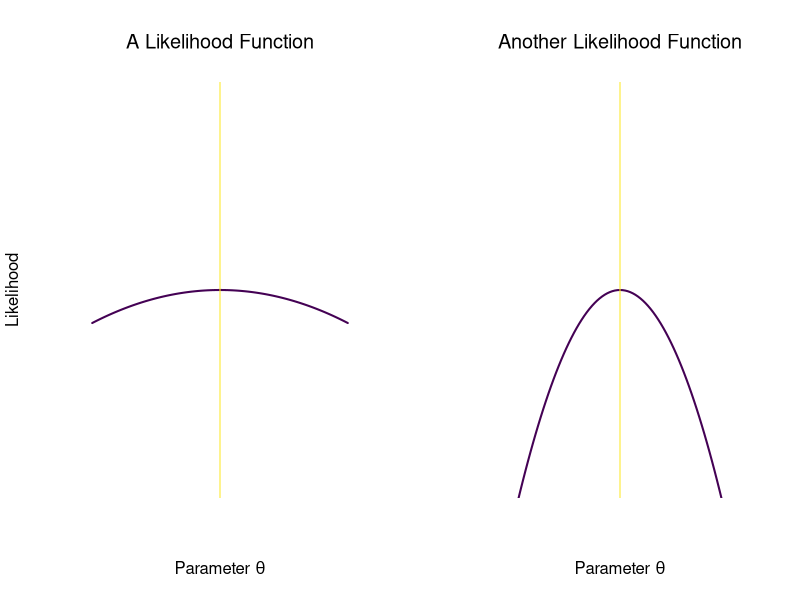
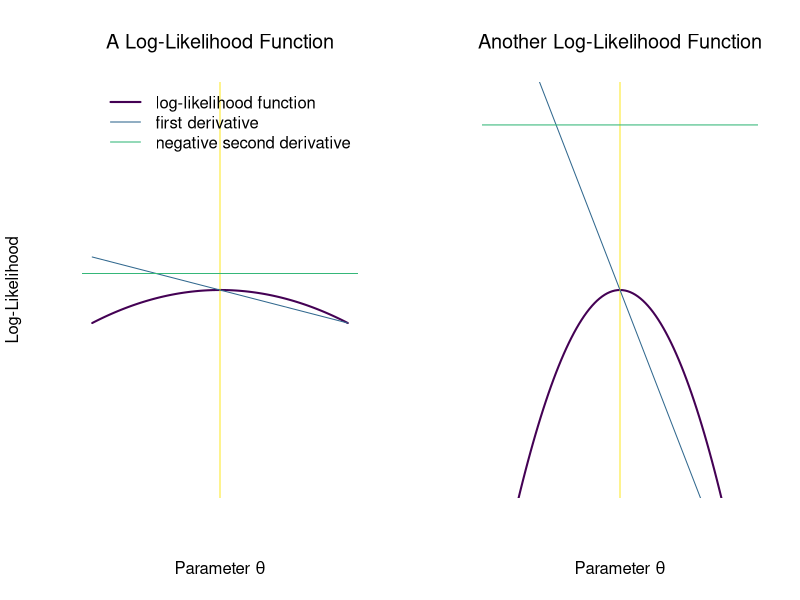
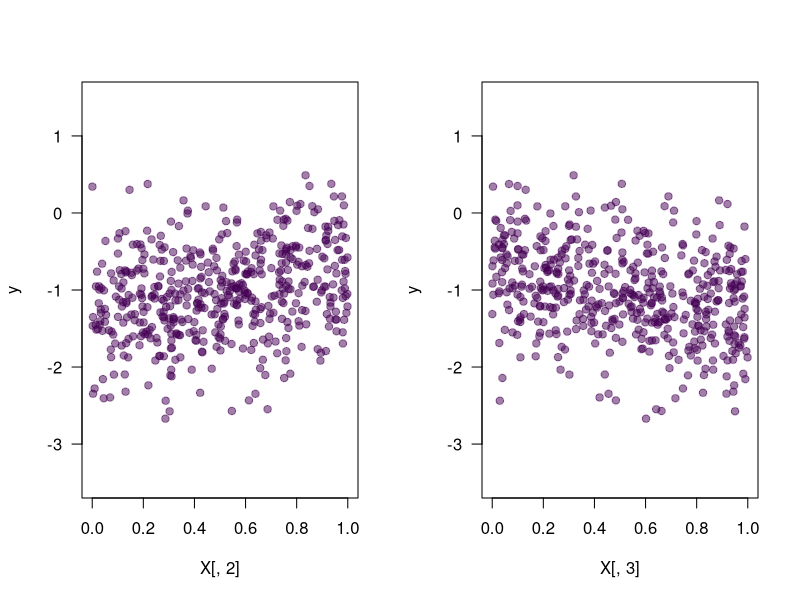
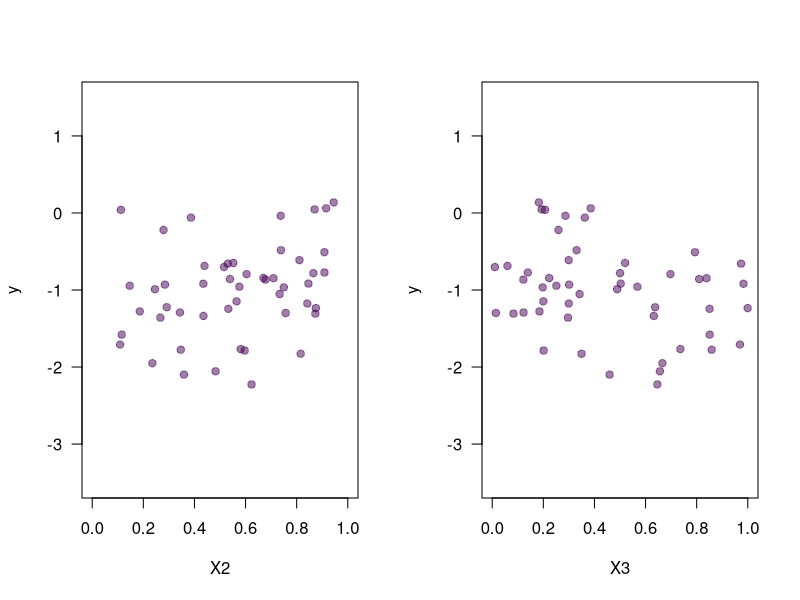
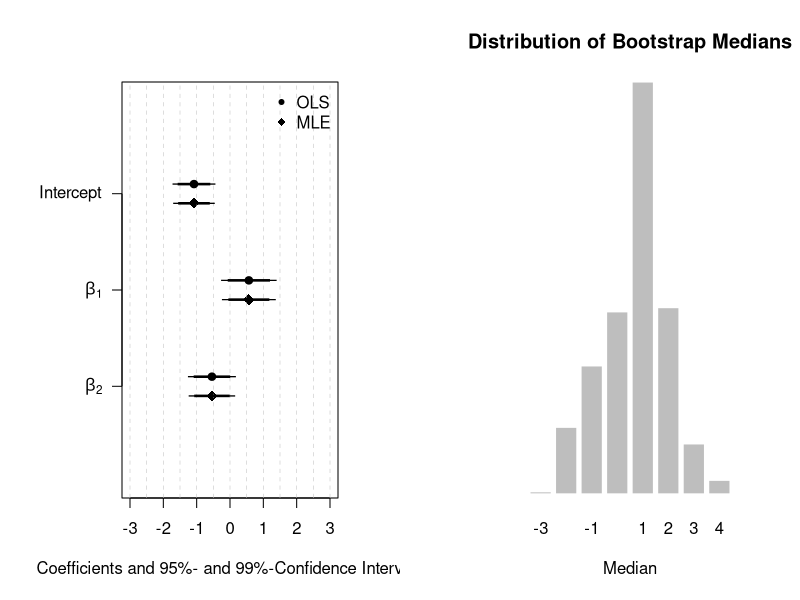
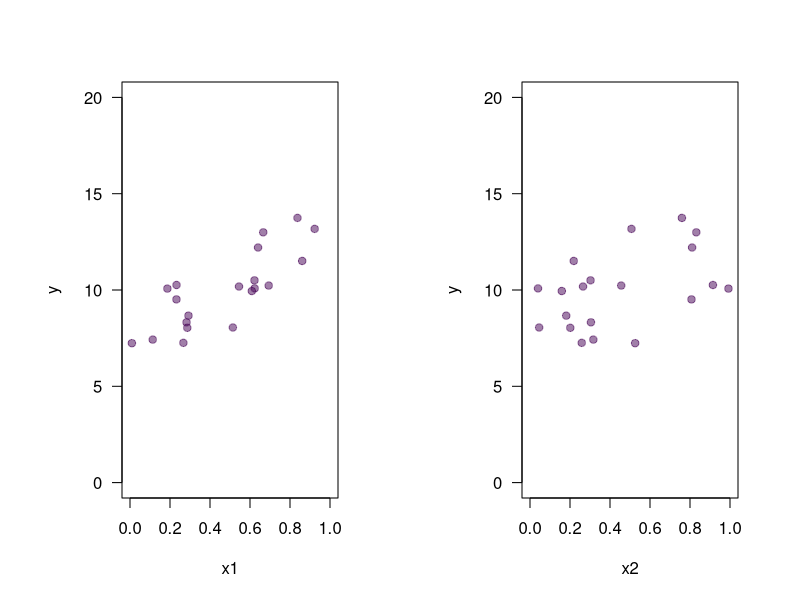

Here is the R script that generated these plots, in order:
## ---- chunk 1
# The first line sets an option for the final document that can be produced from
# the .Rmd file. Don't worry about it.
knitr::opts_chunk$set(echo = TRUE)

# The next bit (lines 50-69) is quite powerful and useful. 
# First you define which packages you need for your analysis and assign it to 
# the p_needed object. 
p_needed <-
  c("viridis", "knitr")

# Now you check which packages are already installed on your computer.
# The function installed.packages() returns a vector with all the installed 
# packages.
packages <- rownames(installed.packages())
# Then you check which of the packages you need are not installed on your 
# computer yet. Essentially you compare the vector p_needed with the vector
# packages. The result of this comparison is assigned to p_to_install.
p_to_install <- p_needed[!(p_needed %in% packages)]
# If at least one element is in p_to_install you then install those missing
# packages.
if (length(p_to_install) > 0) {
  install.packages(p_to_install)
}
# Now that all packages are installed on the computer, you can load them for
# this project. Additionally the expression returns whether the packages were
# successfully loaded.
sapply(p_needed, require, character.only = TRUE)
## ---- chunk 2
par(mfrow = c(1, 2))
curve(-0.3*x^2,
      from = -2,
      to = 2,
      main = "A Likelihood Function",
      font.main = 1,
      ylim = c(-7, 7),
      yaxt = "n",
      xaxt = "n",
      ylab = "Likelihood",
      xlab = expression(paste("Parameter ", theta)),
      bty = "n",
      lwd = 2,
      col = viridis(1))
abline(v = 0,
       col = viridis(2)[2])
curve(-3*x^2,
      from = -2,
      to = 2,
      main = "Another Likelihood Function",
      font.main = 1,
      ylim = c(-7, 7),
      yaxt = "n",
      xaxt = "n",
      ylab = "",
      xlab = expression(paste("Parameter ", theta)),
      bty = "n",
      lwd = 2,
      col = viridis(1))
abline(v = 0,
       col = viridis(2)[2])
## ---- chunk 3
par(mfrow = c(1, 2))
curve(-0.3*x^2,
      from = -2,
      to = 2,
      main = "A Log-Likelihood Function",
      font.main = 1,
      ylim = c(-7, 7),
      yaxt = "n",
      xaxt = "n",
      ylab = "Log-Likelihood",
      xlab = expression(paste("Parameter ", theta)),
      bty = "n",
      lwd = 2,
      col = viridis(1))
abline(v = 0,
       col = viridis(4)[4])
curve(2*(-0.3)*x, # first derivative
      add = T,
      col = viridis(4)[2])
abline(h = -2*(-0.3), # second derivative 
       col = viridis(4)[3])
legend("topright",
       legend = c("log-likelihood function",
                  "first derivative",
                  "negative second derivative"),
       col = viridis(4)[c(1:3)],
       lwd = c(2,1,1),
       bty = "n")
curve(-3*x^2,
      from = -2,
      to = 2,
      main = "Another Log-Likelihood Function",
      font.main = 1,
      ylim = c(-7, 7),
      yaxt = "n",
      xaxt = "n",
      ylab = "",
      xlab = expression(paste("Parameter ", theta)),
      bty = "n",
      lwd = 2,
      col = viridis(1))
abline(v = 0,
       col = viridis(4)[4])
curve(2*(-3)*x, 
      add = T,
      col = viridis(4)[2])
abline(h = -2*(-3),
       col = viridis(4)[3])

## ---- chunk 4

ll_linear <- function(theta, y, X) {
  N <- nrow(X) # Number of observations
  k <- ncol(X) # Number of betas
  
  # Subset the parameter vector theta
  beta_hat <- theta[1:k]
  gamma_hat <- theta[k + 1]
  
  # Ensure that sigma2 is positive
  sigma2_hat <- exp(gamma_hat)
  
  # Calculate the residuals
  e <- y - X %*% beta_hat
  
  # Write down the log-likelihood
  
  llik <-
    -1 / 2 * N * log(2 * pi) - 1 / 2 * N * log(sigma2_hat) - 
    ((t(e) %*% e) / (2 * sigma2_hat))
  
  # Return the log-likelihood for optim()
  return(llik)
}
## ---- chunk 5

set.seed(1234)

n <- 500
X <- cbind(1, runif(n), runif(n))
beta <- c(-1, 0.6, -0.6)
sigma2 <- 0.3
e <- rnorm(n, 
           mean = 0, 
           sd = sqrt(sigma2)) # Why do we use the sqrt() here?

y <- X %*% beta + e

# Let's quickly plot the bivariate distributions

par(mfrow = c(1, 2))

plot(X[,2], y,
     xlim = c(0,1),
     ylim = c(-3.5, 1.5),
     pch = 19,
     col = viridis(1, 0.5),
     las = 1)
plot(X[,3], y,
     xlim = c(0,1),
     ylim = c(-3.5, 1.5),
     pch = 19,
     col = viridis(1, 0.5),
     las = 1)

## ---- chunk 6

# starting values for theta
startvals <- c(0, 0, 0, 0)

# optimization
res <- optim(
  startvals,
  ll_linear,
  y = y,
  X = X,
  control = list(fnscale = -1),
  method = "BFGS",
  hessian = TRUE
)

res$par
beta

exp(res$par[4])
sigma2
## ---- chunk 7
res$hessian
## ---- chunk 8
set.seed(20250314)

# we simulate 50 instead of 500 observations
n <- 50 
X <- cbind(1, runif(n), runif(n))
beta <- c(-1, 0.6, -0.6)
sigma2 <- 0.3
e <- rnorm(n, 
           mean = 0, 
           sd = sqrt(sigma2)) # Why do we use the sqrt() here?

y <- X %*% beta + e


par(mfrow = c(1, 2))
plot(X[,2], y,
     xlim = c(0,1),
     ylim = c(-3.5, 1.5),
     pch = 19,
     xlab = "X2",
     col = viridis(1, 0.5),
     las = 1)
plot(X[,3], y,
     xlim = c(0,1),
     ylim = c(-3.5, 1.5),
     pch = 19,
     xlab = "X3",
     col = viridis(1, 0.5),
     las = 1)
## ---- chunk 9
# starting values for theta
startvals <- c(0, 0, 0, 0)

# optimization
res <- optim(
  startvals,
  ll_linear,
  y = y,
  X = X,
  control = list(fnscale = -1),
  method = "L-BFGS-B",
  hessian = TRUE
) 

mle_se <- sqrt(diag(solve(-res$hessian)))


ols <- lm(y ~ X[, 2] + X[, 3])
ols_se <- coef(summary(ols))[, 2]

out <- cbind(res$par[1:3], mle_se[1:3], coef(ols), ols_se)

colnames(out) <- c("MLE", "ML SE", "OLS", "OLS SE")

out
## ---- chunk 10
par(mar = c(5, 6, 4, 3) + 0.1,
    lend = 1)
offset <- 0.1
plot(x = res$par[1:3],
     y = 3:1 - offset,
     xlim = c(-3, 3),
     pch = 18,
     cex = 1.5,
     ylim = c(0,4),
     yaxt = "n",
     ylab = "",
     xlab = "Coefficients and 95%- and 99%-Confidence Intervals")
abline(v = seq(-3, 3, 0.5),
       lty = "dashed",
       lwd = 0.5,
       col = "grey")
points(x = coef(ols),
       y = 3:1 + offset,
       pch = 20,
       cex = 1.5)
# confidence intervals
segments(x0 = res$par[1:3] + qnorm(0.025, 0, mle_se[1:3]),
         x1 = res$par[1:3] + qnorm(0.975, 0, mle_se[1:3]),
         y0 = 3:1 - offset, y1 = 3:1 - offset,
         lwd = 2.5)
segments(x0 = res$par[1:3] + qnorm(0.005, 0, mle_se[1:3]),
         x1 = res$par[1:3] + qnorm(0.995, 0, mle_se[1:3]),
         y0 = 3:1 - offset, y1 = 3:1 - offset,
         lwd = 1.25)
segments(x0 = res$par[1:3] + qnorm(0.025, 0, ols_se[1:3]),
         x1 = res$par[1:3] + qnorm(0.975, 0, ols_se[1:3]),
         y0 = 3:1 + offset, y1 = 3:1 + offset,
         lwd = 2.5)
segments(x0 = res$par[1:3] + qnorm(0.005, 0, ols_se[1:3]),
         x1 = res$par[1:3] + qnorm(0.995, 0, ols_se[1:3]),
         y0 = 3:1 + offset, y1 = 3:1 + offset,
         lwd = 1.25)
legend("topright",
       pch = c(20, 18),
       legend = c("OLS", "MLE"),
       # box.lwd = 0,
       bty = "n",
       bg = NULL)
axis(2,
     at = 3:1,
     labels = c("Intercept", expression(beta[1]), expression(beta[2])),
     las = 1)
# axis(4,
#      at = 3:1 - offset,
#      labels = rep("MLE", 3),
#      las = 1)
# axis(4,
#      at = 3:1 + offset,
#      labels = rep("OLS", 3),
#      las = 1)
## ---- chunk 11
set.seed(123)
data <- round(rnorm(99, 0, 10)) # why not 100?

# Use the sample to obtain a bootstrap sample.

bs_samp <- sample(data, replace = TRUE) # Why replace = TRUE?

# Calculate the median of the bootstrap sample.
median(bs_samp)
median(data)
## ---- chunk 12

bootstrap_fct <- function(data) {
  bs_samp <- sample(data, replace = TRUE)
  bs_samp_med <- median(bs_samp)
  return(bs_samp_med)
}

res <- replicate(1000, bootstrap_fct(data))

barplot(table(res),
        main = "Distribution of Bootstrap Medians",
        xlab = "Median",
        yaxt = "n",
        ylab = "",
        col = "grey",
        border = "white")

# The estimated Standard Error
sqrt(var(res))
sd(res)

median(data)
median(res)
## ---- chunk 13
set.seed(1234)
n <- 20
X <- cbind(1, runif(n), runif(n))
beta <- runif(ncol(X)) * 10
sigma2 <- 0.3
e <- rnorm(n, 0, sqrt(sigma2))
y <- X %*% beta + e

df <- data.frame("y" = y, "x1" = X[, 2], "x2" = X[, 3])

par(mfrow = c(1, 2))
plot(df$x1, df$y,
     xlim = c(0,1),
     ylim = c(0, 20),
     pch = 19,
     col = viridis(1, 0.5),
     las = 1,
     xlab = "x1",
     ylab = "y")
plot(df$x2, df$y,
     xlim = c(0,1),
     ylim = c(0, 20),
     pch = 19,
     col = viridis(1, 0.5),
     las = 1,
     xlab = "x2",
     ylab = "y")
## ---- chunk 14
set.seed(20210415)

n <- 500
X <- cbind(1, runif(n), runif(n))
beta <- c(0.6, 0.8, 0)
sigma2 <- 0.3
e <- rnorm(n, 0, sqrt(sigma2))
y <- X %*% beta + e

# starting values for theta
startvals <- c(0, 0, 0, 0)

# the unrestricted model includes all independent variables:
unrestricted <- optim(
  startvals,
  ll_linear,
  y = y,
  X = X,
  control = list(fnscale = -1),
  method = "L-BFGS-B"
)



# the restricted model only inclueds X_1
startvals2 <- c(0, 0, 0) # Why three this time?
restricted <- optim(
  startvals2,
  ll_linear,
  y = y,
  X = X[, 1:2],
  # restricted model
  control = list(fnscale = -1),
  method = "L-BFGS-B"
)

# Call the log-likelihoods

unrestricted$value
restricted$value

R <- 2 * (unrestricted$value - restricted$value)

pchisq(R, 
       df = 1, # In this case the number of restrictions is 1.
       lower.tail = FALSE) 
## ---- chunk 15
set.seed(20210415)

n <- 500
X <- cbind(1, runif(n), runif(n))
beta <- c(0.6, 0.8, 0.1)
sigma2 <- 0.3
e <- rnorm(n, 0, sqrt(sigma2))
y <- X %*% beta + e

# starting values for theta
startvals <- c(0, 0, 0, 0)

# the unrestricted model includes all independent variables:
unrestricted <- optim(
  startvals,
  ll_linear,
  y = y,
  X = X,
  control = list(fnscale = -1),
  method = "BFGS"
)



# the restricted model only inclueds X_1
startvals2 <- c(0, 0, 0) # Why three this time?
restricted <- optim(
  startvals2,
  ll_linear,
  y = y,
  X = X[, 1:2],
  # restricted model
  control = list(fnscale = -1),
  method = "BFGS"
)

# Call the log-likelihoods

unrestricted$value
restricted$value

R <- 2 * (unrestricted$value - restricted$value)

pchisq(R, 
       df = 1, # In this case the number of restrictions is 1.
       lower.tail = FALSE) 
